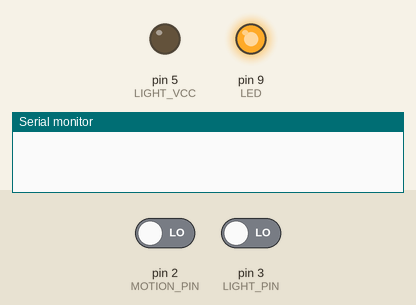
This sketch was run on a simulated Arduino Uno, built with avr-gcc and run on an emulated ATmega328P. On the bench: output pins drawn as LEDs (lit = HIGH), the last lines printed to the serial monitor. The inputs (shaded band) are chosen by the test bench; at power-on: pin 2 (MOTION_PIN) LOW, pin 3 (LIGHT_PIN) LOW. Sleep ends after the set time or at an interrupt; pins used as bus, display or sensor lines are not drawn.

Above: at 0.1 s.
At 10.2 s:
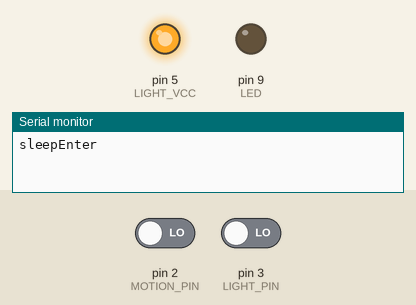
10.3 s: pin 2 (MOTION_PIN) driven HIGH
11.8 s: pin 3 (LIGHT_PIN) driven HIGH
13.3 s: pin 2 (MOTION_PIN) driven LOW
At 14.4 s:
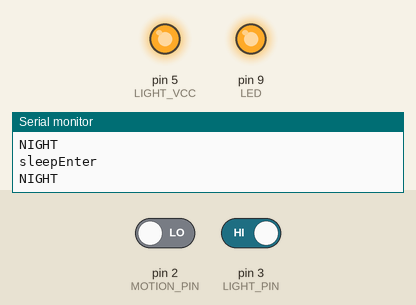
Timing chart, 0 to 24.8 s (numbered marks = the images above; inputs shaded):
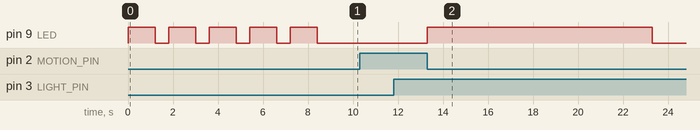

Measured:
- after the input at 13.3 s, pin 9 (LED): LOW → HIGH at once, → LOW 10.0 s later

The sketch:

energySave.ino
```cpp
#define LIGHT_PIN 3
#define LIGHT_VCC 5
#define MOTION_PIN 2
#define MOTION_VCC 8
#define LED 9

#include <avr/sleep.h>
#include <avr/interrupt.h>

volatile bool night = false;             // Переменная для хранения времени суток (0-день, 1-ночь)
volatile bool motion = false;            // 1 - есть движение

void wakeUpMotion()        // Прерывание сработает после пробуждения
{
  sleep_disable();     // Выключаем спящий режим
  motion = 1;
}

void wakeUp()        // Прерывание сработает после пробуждения
{
  sleep_disable();     // Выключаем спящий режим
}

void setup()
{
  pinMode(MOTION_VCC, OUTPUT);
  pinMode(LIGHT_VCC, OUTPUT);
  pinMode(MOTION_PIN, INPUT);
  pinMode(LIGHT_PIN, INPUT);
  pinMode(LED, OUTPUT);
  set_sleep_mode(SLEEP_MODE_PWR_SAVE);   // Устанавливаем режим сна
  for(int i = 0; i<5; i++) {
    digitalWrite(LED, HIGH);
    delay(1200);
    digitalWrite(LED, LOW);
    delay(600);
  }
  digitalWrite(LIGHT_VCC, HIGH);
  digitalWrite(LIGHT_PIN, LOW);
  Serial.begin(9600);


}

void sleep()         // Функция ввода ардуины в спящий режим
{
  Serial.println("sleepEnter");
  delay(100);
  attachInterrupt(1, wakeUp, CHANGE);
  attachInterrupt(0, wakeUpMotion, CHANGE);      // Используем прерывание для выполнения функции wakeUp при появлении HIGH уровня
  sleep_enable();                        // Включаем sleep-бит в регистре mcucr. Теперь возможен сон
  sleep_mode();                          // Здесь устройство перейдет в режим сна

  detachInterrupt(0);
  detachInterrupt(1);

  if(digitalRead(LIGHT_PIN) == HIGH)
  {
    Serial.println("NIGHT");
    night = true;
    digitalWrite(MOTION_VCC, HIGH);
  } else {
    Serial.println("DAY");
    night = false;
    digitalWrite(MOTION_VCC, LOW);
    sleep();
  }
}

void shining()
{
  digitalWrite(LED, HIGH);
  delay(10000);
  digitalWrite(LED, LOW);
}

void loop()
{
  if(night)
  {
    if(motion)
    {
      shining();
      motion = false;
    } else {
      sleep();
    }
  } else {
    sleep();
  }
  sleep();     // Вызов функции sleep() для засыпания
}
```
